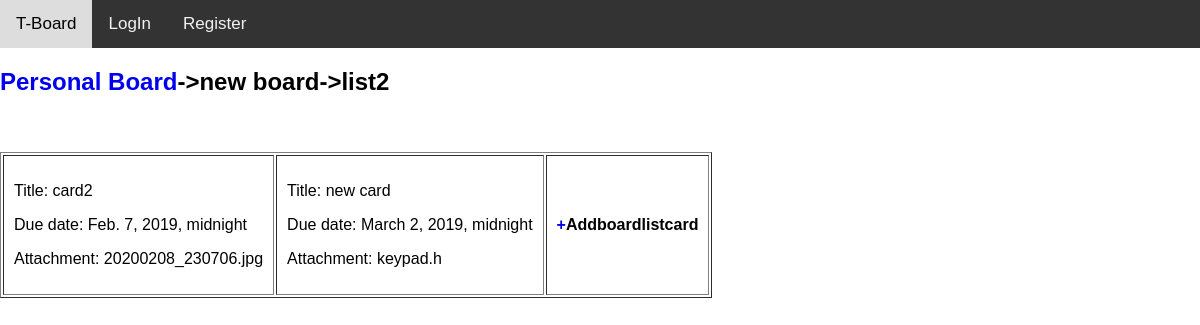
/personal_board_list_cards/?list_id=4&board_id=3, run on the app's committed database.
### personal_board_system/models.py (models this page shows)
class PersonalBoard(models.Model):
	user = models.ForeignKey(User,on_delete=models.CASCADE)
	title = models.CharField(max_length = 100)

class PersonalBoardList(models.Model):
	board = models.ForeignKey(PersonalBoard,on_delete=models.CASCADE,related_name="board_lists")
	title = models.CharField(max_length = 100)

class PersonalBoardListCard(models.Model):
	list = models.ForeignKey(PersonalBoardList,on_delete=models.CASCADE,related_name="board_list_cards")
	title = models.CharField(max_length = 100)
	due_date = models.DateTimeField()
	attachment = models.FileField()
	archived = models.BooleanField()

### personal_board_system/views.py (the view)
# urls.py: path('personal_board_list_cards/',views.personal_board_list_card,name="personal_board_list_card"),
def personal_board_list_card(request):
	user = request.user
	temp = request.GET.get('list_id')
	if(temp is not None):
		list_id = temp
	board_id = request.GET.get('board_id')
	list = PersonalBoardList.objects.get(id=list_id)
	board = PersonalBoard.objects.get(id=board_id)
	cards = PersonalBoardListCard.objects.filter(list=list)
	return(render(request,"personal_board_system/personalboardlistcards.html",{'list':list,"board":board,'personal_board_list_cards':cards}))

### personal_board_system/templates/personal_board_system/personalboardlistcards.html
{% extends "accounts/header.html" %}
{% block content %}
	<h2><a href="/personal_board">Personal Board</a>->{{board.title}}->{{list.title}}</h2>
	<br><br>
	<table border=1px solid >
	<tr>
	{% for personal_board_list_card in personal_board_list_cards %}
		<td>
		<p>Title: {{personal_board_list_card.title}}  </p>
		<p>Due date: {{personal_board_list_card.due_date}}</p>
		<p>Attachment: {{personal_board_list_card.attachment}}</p>
		</td>
	{% endfor %}
	<td>
	<h4><a href="/addpersonalboardlistcard/?id={{list.id}}">+</a>Addboardlistcard</h4>
	</td>
	</tr>
{% endblock %}

### accounts/static/accounts/css/accounts.css (style rules this page uses)
a { text-decoration: none; }
body { margin: 0; font-family: Arial, Helvetica, sans-serif; }

### accounts/templates/accounts/header.html (style rules this page uses)
a { text-decoration: none; }
td { padding:10px; }
body { margin: 0; font-family: Arial, Helvetica, sans-serif; }

### data on the page
PersonalBoard: title "new board"
PersonalBoardList: title "list2"
PersonalBoardListCard: title "card2", due_date "Feb. 7, 2019, midnight", attachment "20200208_230706.jpg"
PersonalBoardListCard: title "new card", due_date "March 2, 2019, midnight", attachment "keypad.h"
